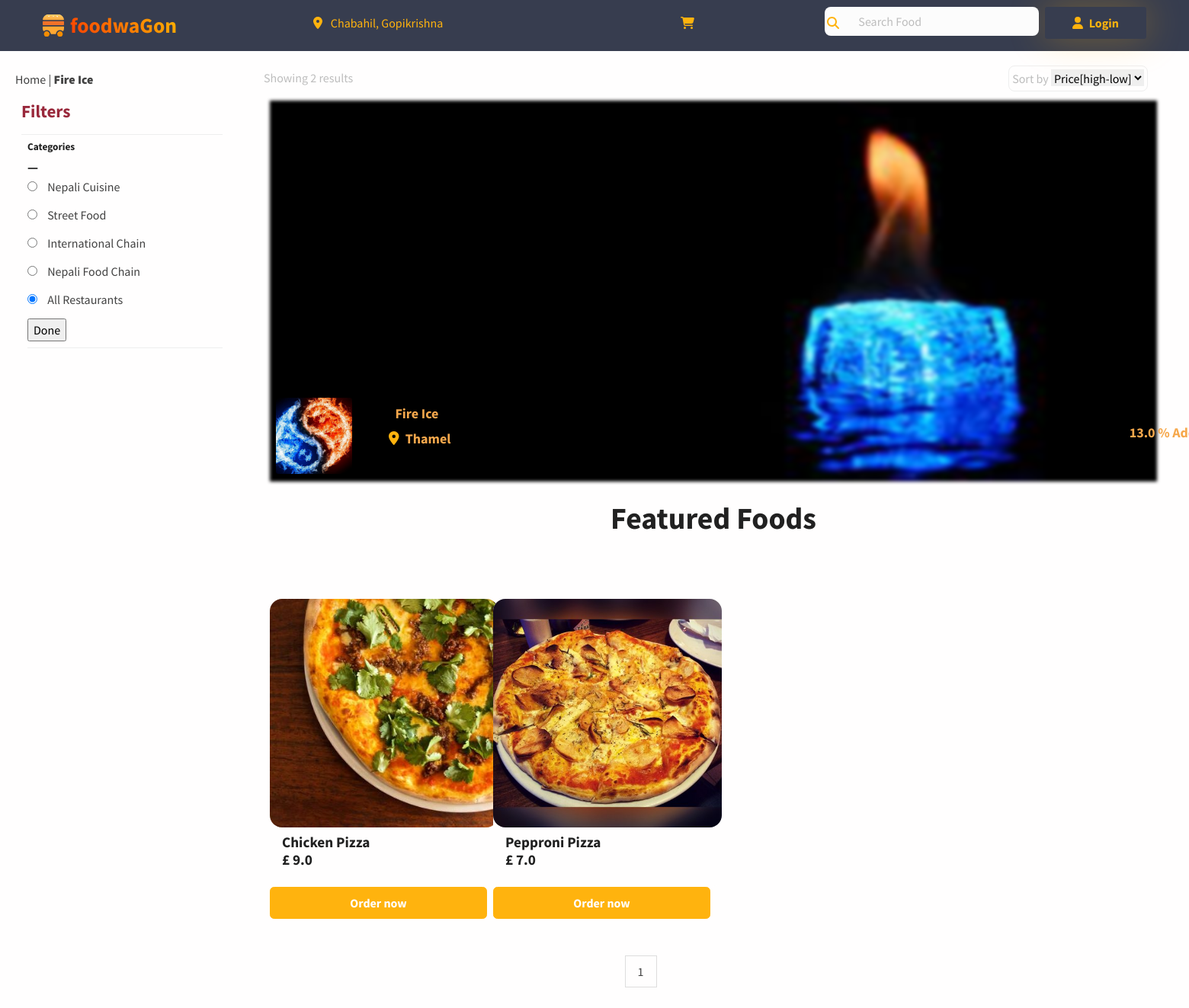
The app's page /productpage/21 with its own data.
### login/models.py (models this page shows, shortened)
class User(AbstractBaseUser):
    email = models.EmailField(max_length=255, unique=True, default="a@gmail.com")
    address = models.TextField(max_length=30, blank=True)
    first_name = models.TextField(max_length=30, blank=True, default="eg aster")
    last_name = models.TextField(max_length=30, blank=True)
    is_staff = models.BooleanField(default=False)  # non super-user
    is_active = models.BooleanField(default=False)
    admin = models.BooleanField(default=False)  # a superuser
    last_login = models.DateTimeField(blank=True, null=True, verbose_name="last login")
    profile_pic = models.ImageField(blank=True, null=True, upload_to="images/user/")
    USERNAME_FIELD = "email"
    objects = UserManager()

class VendorInfo(models.Model):
    additional_service_charge = models.FloatField()
    additional_vat = models.FloatField()
    banner = models.ImageField(blank=True, null=True, upload_to="images/banner/")
    user = models.OneToOneField(User, on_delete=models.CASCADE)

### product/models.py (models this page shows, shortened)
class Categories(models.Model):
    name = models.CharField(max_length=100, default="street food", unique=True)
    status = models.BooleanField(default=True)

class Product(models.Model):
    name = models.CharField(max_length=100)
    price = models.FloatField(max_length=100)
    image = models.ImageField(upload_to="images/food/")
    trader = models.ForeignKey(User, on_delete=models.CASCADE)
    status = models.BooleanField(default=True)
    category = models.ForeignKey(Categories, on_delete=models.CASCADE)
    class Meta:
        unique_together = ("name", "trader")

### delivery/views.py (the view)
# urls.py: path("productpage/<int:id>", views.filter_product, name="productpage"),
def filter_product(request, id):
    if request.method == "POST":
        categoryid = request.POST.get("categoryid")
        offerid = request.POST.get("offerid")
        if categoryid == "all" or offerid == "all":
            trader = User.objects.filter(is_staff=True, is_active=True).order_by("id")
            selected_category = None
            total_trader_count = trader.count()
        else:
            traders = []
            if categoryid:
                selected_category = Categories.objects.filter(id=categoryid).first()
                products = Product.objects.filter(category=categoryid)
                for product in products:
                    traders.append(product.trader)
            else:
                selected_category = Offer.objects.filter(id=offerid).first()
                offersss = Offer.objects.filter(id=offerid)
                for product in offersss:
                    traders.append(product.trader_offer)
            trade = set(traders)
            trader = list(trade)
            count = 0
            for traders in trader:
                count = count + 1
            total_trader_count = count
        paginator = Paginator(trader, 4)
        page_number = request.GET.get("page")
        page_obj = paginator.get_page(page_number)
        category = Categories.objects.all()
        offerss = Offer.objects.all()
        offer = offerss[0:2]
        return render(
            request,
            "delivery/productpage.html",
            {
                "trader": page_obj,
                "category": category,
                "offer": offer,
                "selected_category": selected_category,
                "total_trader": total_trader_count,
            },
        )
    else:
        sort = request.GET.get("sort")
        if sort:
            product = Product.objects.filter(trader_id=id).order_by(sort)
        else:
            product = Product.objects.filter(trader_id=id)
        total_trader_count = product.count()
        user = VendorInfo.objects.filter(user_id=id).first()
        trader = User.objects.filter(id=id).first()
        if request.session.has_key("cart_count"):
            no_of_item_in_cart = request.session["cart_count"]
        else:
            no_of_item_in_cart = None
        paginator = Paginator(product, 4)
        page_number = request.GET.get("page")
        page_obj = paginator.get_page(page_number)
        category = Categories.objects.all()
        offer = Offer.objects.all()
        return render(
            request,
            "delivery/productpage.html",
            {
                "product": page_obj,
                "user_info": user,
                "total_trader": total_trader_count,
                "category": category,
                "offer": offer,
                "trader": trader,
                "cart_count": no_of_item_in_cart,
            },
        )

### templates/delivery/productpage.html (shortened to what this page needs)
{%extends '../base.html'%}{% load static%}
{%block csspart%}
<link rel="stylesheet" href="https://stackpath.bootstrapcdn.com/bootstrap/4.1.3/css/bootstrap.min.css"
>
<link href="https://cdnjs.cloudflare.com/ajax/libs/font-awesome/5.15.3/css/all.min.css"
 rel="stylesheet" />
<link href="{%static 'css/productpage.css' %}" rel="stylesheet" />
<link href="{%static 'assets/css/theme.css' %}" rel="stylesheet" />
<link rel="stylesheet" href="{% static 'css/vendors.css' %}">
{%endblock csspart%}
    {%block body%}
    <br>
    <br>
    <br>
    <section id="sidebar">
        <p> Home | <b>{{trader.first_name}}</b></p>
        <div class="border-bottom pb-2 ml-2">
            <h4 id="burgundy">Filters</h4>
        </div>
        <div class="py-2 border-bottom ml-3">
            <h6 class="font-weight-bold">Categories</h6>
            <div id="orange"><span class="fa fa-minus"></span></div>
            <form method="POST" action="{% url 'delivery:filter'%}">
                {% for categories in category%}
                {%if selected_category.id == categories.id%}
                <div class="form-group"><input type="radio" value="{{categories.id}}" id="{{categories.id}}"
                        name="categoryid" checked>
                    <label for="{{categories.id}}">{{categories.name}}</label>
                </div>
                {%else%}
                <div class="form-group"><input type="radio" value="{{categories.id}}" id="{{categories.id}}"
                        name="categoryid">
                    <label for="{{categories.id}}">{{categories.name}}</label>
                </div>
                {%endif%}
                {%endfor%}
                {%if not selected_category%}
                <div class="form-group"><input type="radio" value="all" name="categoryid" checked>
                    <label for="categoryid">All Restaurants</label>
                </div>
                {%else%}
                <div class="form-group"><input type="radio" value="all" name="categoryid">
                    <label for="categoryid">All Restaurants</label>
                </div>
                {%endif%}
                <input type="submit" value="Done">
        </div>
    </section>
    <section id="products">
        <div class="container">
            <div class="d-flex flex-row">
                <div class="text-muted m-2" id="res">Showing {{total_trader}} results</div>
                <div class="ml-auto mr-lg-4">
                    <div id="sorting" class="border rounded p-1 m-1">
                        <span class="text-muted">Sort by</span>
                        <select name="sort" id="sort">
                            <option value="price"><b>Price[high-low]</b></option>
                        </select>
                    </div>
                </div>
            </div>
            <section id="testimonial">
                <div class="container">
                    <div class="banner-conatiner">
                        <img class="gfg" src="{{user_info.banner.url}}">
                        <div class="logo">
                            <img src="{{trader.profile_pic.url}}">
                            <h3>{{trader.first_name}}</h3>
                            <p><i class="fas fa-map-marker-alt text-warning mx-2"></i>{{trader.address}}</p>
                            <div class="extra">
                                <p>{{user_info.additional_vat}} % Vat
                                    <br>
                                    {{user_info.additional_service_charge}} % Additional Service Charge
                                </p>
                            </div>
                        </div>
                    </div>
                    <br>
                    <div class="row h-100">
                        <div class="col-lg-7 mx-auto text-center mb-6">
                            <h5 class="fw-bold fs-3 fs-lg-5 lh-sm mb-3">
                                Featured Foods
                            </h5>
                        </div>
                    </div>
                    <div class="row gx-2">
                        {% for products in product%}
                        {%if products.status %}
                        <div class="col-sm-6 col-md-4 col-lg-3 h-100 mb-5">
                            <div class="card card-span h-100 text-white rounded-3">
                                <div class="profilepic">
                                    <img class="img-fluid rounded-3" src="{{products.image.url}}" alt="..." />
                                </div>
                                <div class="card-img-overlay ps-0">
                                </div>
                                <div class="card-body ps-0">
                                    <div class="d-flex align-items-center mb-3">
                                        <div class="flex-1 ms-3">
                                            <h5 class="mb-0 fw-bold text-1000">{{products.name}}</h5>
                                            <h5 class="mb-0 fw-bold text-1000">£ {{products.price}}</h5>
                                        </div>
                                    </div>
                                </div>
                            </div>
                            <div class="d-grid">
                                <a class="btn btn-lg btn-primary add-to-cart" href="" data-id={{products.id}}
                                    role="button">Order
                                    now</a>
                            </div>
                        </div>
                        {% endif %}
                        {%endfor%}
                    </div>
                    <div class="pagination">
                        <span>
                            <a><span>{{product.number}}</span></a>
                        </span>
                    </div>
                </div>
            </section>
        </div>
    </section>
    {%endblock body%}

### static/css/productpage.css (style rules this page uses)
.gfg { filter: blur(2px); width: 100%; height: 500px; }
.logo { text-align:center; position: absolute; font-size: 18px; top: 390px; left: 2%; color: white; }
.logo img { width: 100px; height: 100px; object-fit: cover; border-radius: 3px; }
.logo h3 { text-align:center; position: absolute; font-size: 18px; top: 10px; left: 110%; color: #f6a84c; width: 150px; }
.logo p { text-align:center; position: absolute; font-size: 18px; top: 40px; left: 110%; color: #f6a84c; width: 150px; font-weight: bold; }
.extra p { text-align:center; position: absolute; font-size: 18px; top: 5px; left: 1100%; color: #f6a84c; width: 300px; font-weight: bold; }

### templates/delivery/productpage.html (style rules this page uses)
.profilepic img { width: 300px; height: 300px; object-fit: cover; }
section { padding-top: 0.5rem; }
.pagination { display: inline-block; width: 80%; margin-left: 40%; }
.pagination a { color: black; float: left; padding: 8px 16px; text-decoration: none; transition: background-color .3s; border: 1px solid #ddd; }

### records on screen
User: first_name "Fire Ice", profile_pic (picture), address "Thamel"
Categories: name "Nepali Cuisine"
Categories: name "Street Food"
Categories: name "International Chain"
Categories: name "Nepali Food Chain"
VendorInfo: banner (picture), additional_service_charge "13.0"
Product: image (picture), name "Chicken Pizza", price "9.0"
Product: image (picture), name "Pepproni Pizza", price "7.0"

### other values on screen
{{ total_trader }} "2"
{{ product.number }} "1"
